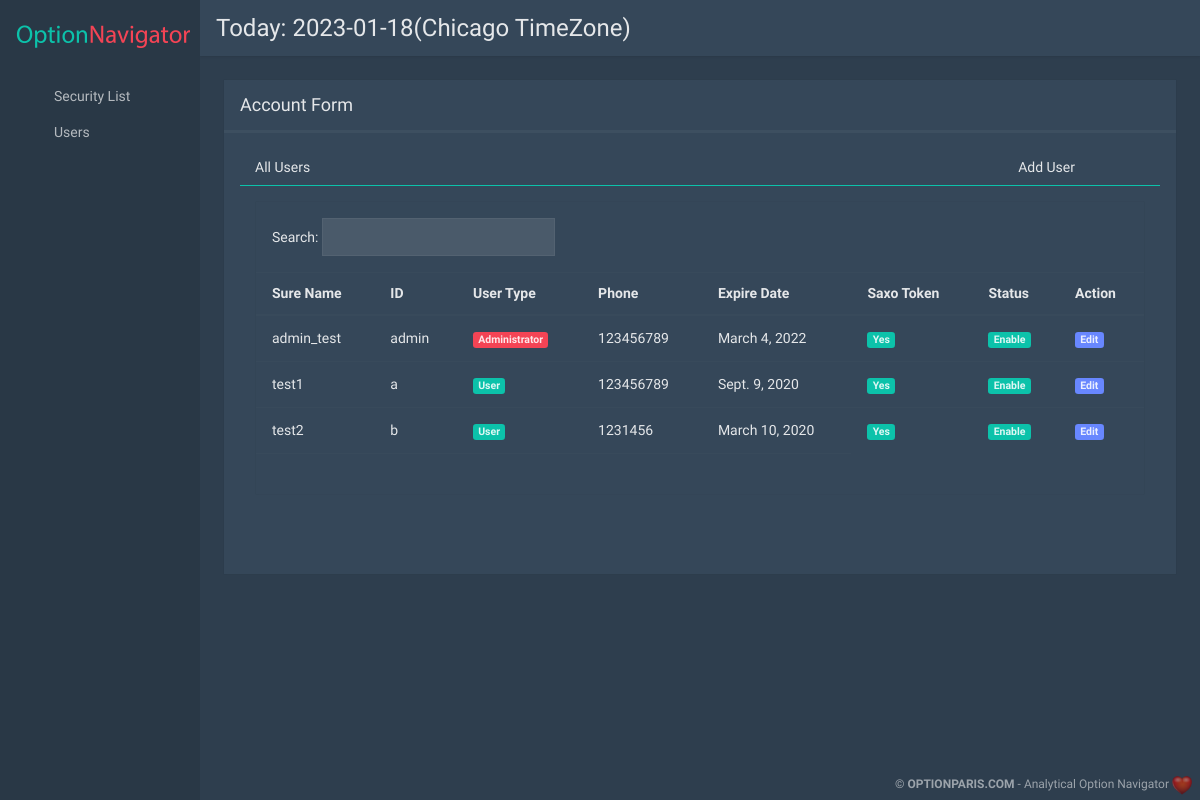
The page /admin_user_setting/ (signed in) on the database its author committed.
### broker_app/models.py (models this page shows)
class Account(models.Model):
    user_id = models.CharField(max_length=50)
    sure_name = models.CharField(max_length=50)
    password = models.CharField(max_length=100)
    phone_number = models.CharField(max_length=15)
    permission = models.IntegerField(default=2)
    status = models.CharField(max_length=20, default='enable')
    expire_date = models.DateField()
    ib_user_name = models.CharField(max_length=20, default='some string')
    ib_id = models.IntegerField()
    ib_port = models.IntegerField()
    saxo_token = models.TextField()

### broker_app/views.py (the view)
# urls.py: url(r'^admin_user_setting/$', views.admin_user_setting, name='admin_user_setting'),
def admin_user_setting(request):
    if request.session['permission'] == 1:
        user_list = Account.objects.all().values()
        template = loader.get_template('pages/user/html/admin_user_settings.html')
        today_date = (datetime.datetime.now(datetime.timezone.utc) - datetime.timedelta(hours=6)).strftime("%Y-%m-%d")
        context = {
            "today": today_date,
            "user_list": user_list
        }
        return HttpResponse(template.render(context, request))
    else:
        request.session.flush()
        template = loader.get_template('pages/landingpage/login.html')
        context = {'login_error': "You have no permission to connect this link."}
        return HttpResponse(template.render(context, request))

### templates/pages/user/html/admin_user_settings.html (shortened to what this page needs)
<!DOCTYPE html>
<html lang="en">
<head>
  {% load staticfiles %}
  <link rel="stylesheet" href="../static/user/assets/animate.css/animate.min.css" type="text/css" />
  <link rel="stylesheet" href="../static/user/assets/glyphicons/glyphicons.css" type="text/css" />
  <link rel="stylesheet" href="../static/user/assets/font-awesome/css/font-awesome.min.css" type="text/css" />
  <link rel="stylesheet" href="../static/user/assets/material-design-icons/material-design-icons.css" type="text/css" />
  <link rel="stylesheet" href="../static/user/assets/bootstrap/dist/css/bootstrap.min.css" type="text/css" />
  <link rel="stylesheet" href="../static/user/assets/styles/app.css" type="text/css" />
  <link rel="stylesheet" href="{% static 'user/assets/styles/font.css' %}" type="text/css" />
</head>
<body class="dark">
  <div class="app" id="app">
  <div id="aside" class="app-aside modal nav-dropdown">
    <div class="left navside dark dk" data-layout="column">
  	  <div class="navbar no-radius">
        <a class="navbar-brand">
        	<img src="../static/landingpage/img/title.png" alt="." >
        </a>
      </div>
      <div class="hide-scroll" data-flex>
          <nav class="scroll nav-light">
              <ul class="nav" ui-nav>
                <li>
                  <a href={% url 'admin_dashboard' id='all'%} >
                    <div class="row">
                      <span class="nav-icon fa fa-dashboard" style="margin-left: 10px">
                      </span>
                      <span class="nav-text">Security List</span>
                    </div>
                  </a>
                </li>
                <li>
                  <a href="/admin_user_setting">
                    <div class="row">
                      <span class="nav-icon fa fa-users" style="margin-left: 10px">
                      </span>
                      <span class="nav-text">Users</span>
                    </div>
                  </a>
                </li>
              </ul>
          </nav>
      </div>
    </div>
  </div>
  <div id="content" class="app-content box-shadow-z0" role="main">
    <div class="app-header white box-shadow">
        <div class="navbar navbar-toggleable-sm flex-row align-items-center">
            <div class="collapse navbar-collapse" id="collapse">
              <ul class="nav navbar-nav mr-auto">
                <li class="nav-item dropdown">
                    <h4 style="margin-bottom: 0px">Today: <span id="today">{{ today }}(Chicago TimeZone)</span></h4>
                </li>
              </ul>
            </div>
        </div>
    </div>
    <div class="app-footer">
      <div class="p-2 text-xs">
        <div class="pull-right text-muted py-1">
          &copy; <strong>OPTIONPARIS.COM</strong> <span class="hidden-xs-down">- Analytical Option Navigator <img width="20px" height="22px" src="../../../../static/landingpage/icon/heart.png"></span>
        </div>
      </div>
    </div>
    <div ui-view class="app-body" id="view">
    <div class="padding">
      <div>
        <div class="row">
            <div class="col-sm-12">
                <div class="box">
                    <div class="box-header">
                        <h2>Account Form</h2>
                    </div>
                    <div class="m-0" style="border-bottom: 3px solid rgba(120, 130, 140, 0.13)"></div>
                    <div class="box-body">
                        <form action="" method="post">{% csrf_token %}
                        <div class="row">
                            <div class="col-sm-12">
                                <div class="b-b b-primary nav-active-primary">
                                    <ul class="nav nav-tabs">
                                        <li class="nav-item">
                                            <a class="nav-link" href data-toggle="tab" data-target="#tab1">All Users</a>
                                        </li>
                                        <li class="nav-item dropdown" style="position: absolute; right: 70px">
                                            <a class="nav-link" href data-toggle="modal" data-target="#add_account">
                                                <i class="fa fa-fw fa-plus text-muted"></i>
                                                <span>Add User</span>
                                            </a>
                                        </li>
                                    </ul>
                                </div>
                                <div class="tab-content p-a m-b-md">
                                    <div class="tab-pane active" id="tab1">
                                        <div class="box">
                                            <div class="box-body">
                                                Search: <input id="filter" type="text" class="form-control input-sm w-auto inline m-r"/>
                                            </div>
                                            <div>
                                                <table class="table m-b-none" ui-jp="footable" data-filter="#filter" data-page-size="5">
                                                    <thead>
                                                        <tr>
                                                            <th data-toggle="true">Sure Name</th>
                                                            <th>ID</th>
                                                            <th>User Type</th>
                                                            <th data-hide="phone">Phone</th>
                                                            <th data-hide="phone,tablet" >Expire Date</th>
                                                            <th data-hide="Saxo Bank 24 hour token">Saxo Token</th>
                                                            <th>Status</th>
                                                            <th>Action</th>
                                                        </tr>
                                                    </thead>
                                                    <tbody>
                                                    {% if user_list %}
                                                        {% for user in user_list %}
                                                        <tr id>
                                                            <td>{{user.sure_name}}</td>
                                                            <td>{{ user.user_id }}</td>
                                                            <td >
                                                                {% if user.permission == 1 %}
                                                                    <span class="label danger" >Administrator</span>
                                                                {% else %}
                                                                    <span class="label primary" >User</span>
                                                                {% endif %}
                                                            </td>
                                                            <td>{{ user.phone_number }}</td>
                                                            <td>{{ user.expire_date }}</td>
                                                            {% if user.saxo_token == "" %}
                                                                <td><span class="label danger">No</span></td>
                                                            {% else %}
                                                                <td><span class="label primary" title="{{ user.saxo_token }}">Yes</span></td>
                                                            {% endif %}
                                                            {% if user.status == "disable" %}
                                                                <td><a class="label danger" title="Go to Enable">Disable</a></td>
                                                            {% elif user.status == "enable" %}
                                                                <td><a class="label primary" title="Go to Disable" >Enable</a></td>
                                                            {% endif %}
                                                            <td><a class="label info" href="#" onclick="edit_user({{ user.id }})">Edit</a></td>
                                                        </tr>
                                                        {% endfor %}
                                                    {% endif %}
                                                    </tbody>
                                                    <tfoot class="hide-if-no-paging">
                                                        <tr>
                                                            <td colspan="5" class="text-center">
                                                            </td>
                                                        </tr>
                                                    </tfoot>
                                                </table>
                                            </div>
                                        </div>
                                    </div>
                                </div>
                            </div>
                        </div>
                        </form>
                    </div>
                </div>
            </div>
        </div>
      </div>
    </div>
    </div>
  </div>
  </div>
</body>
</html>

### rows shown on the page
Account: sure_name "admin_test", user_id "admin", permission "Administrator", phone_number "123456789", expire_date "March 4, 2022", status "Enable"
Account: sure_name "test1", user_id "a", permission "User", phone_number "123456789", expire_date "Sept. 9, 2020", status "Enable"
Account: sure_name "test2", user_id "b", permission "User", phone_number "1231456", expire_date "March 10, 2020", status "Enable"

### other values the page prints
{{ today }} "2023-01-18"
